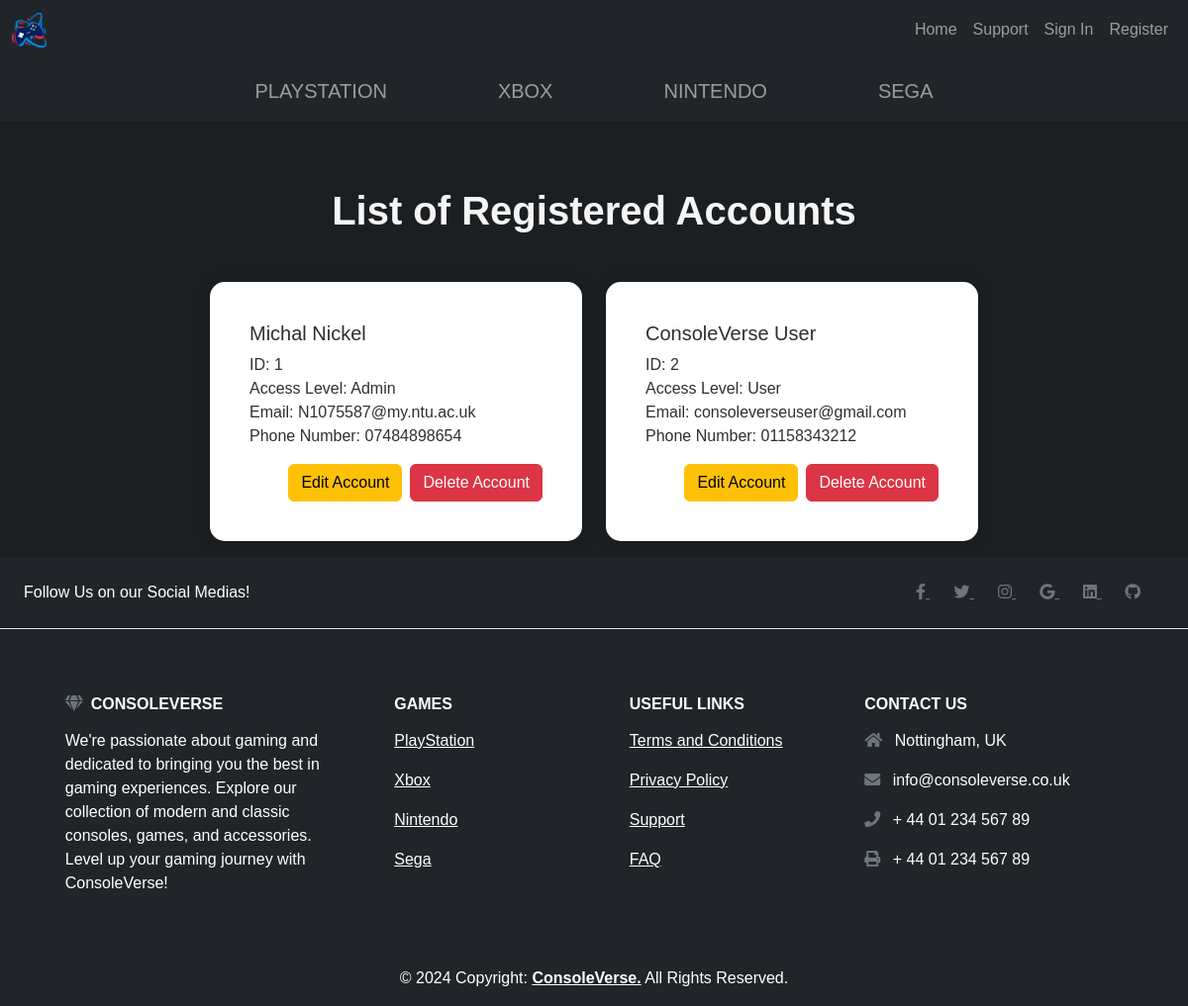
Page /AccountList.php on the committed database.
### tables this page shows
CREATE TABLE `accounts` (
  `acc_id` int(11) NOT NULL,
  `fullname` varchar(30) NOT NULL,
  `email` varchar(30) NOT NULL,
  `phone_number` varchar(30) NOT NULL,
  `password` varchar(30) NOT NULL,
  `level` varchar(10) NOT NULL DEFAULT 'User'
);

### AccountList.php (the view, shortened to what this page needs)
<!DOCTYPE HTML>
<html lang="en-uk">
<head>
    <link href="https://cdn.jsdelivr.net/npm/bootstrap@5.3.2/dist/css/bootstrap.min.css" rel="stylesheet">
    <link rel="stylesheet" href="https://cdnjs.cloudflare.com/ajax/libs/font-awesome/5.15.3/css/all.min.css">
    <link rel="stylesheet" type="text/css" href="ConsoleVerse.css" />
    <?php
        include "connection.php";
    ?>
</head>
<body>
    <nav class="navbar navbar-expand-lg navbar-dark bg-dark">
        <div class="container-fluid">
            <img class="navbar-brand" src="Logo/Logo.png" alt="Company Logo" width="3%" height="3%">
            <div class="collapse navbar-collapse" id="navbarSupportedContent">
                <ul class="navbar-nav ms-auto mb-2 mb-lg-0">
                    <li class="nav-item">
                        <a class="nav-link" href="index.php">Home</a>
                    </li>
                    <li class="nav-item">
                        <a class="nav-link" href="Support.php">Support</a>
                    </li>
                    <?php
                        if(!isset($_SESSION["fullname"])){
                            echo "<li class='nav-item'>";
                            echo "<a class='nav-link' href='SignIn.php'>Sign In</a>";
                            echo "</li>";
                        }
                        else {
                            echo "<li class='nav-item'>";
                            echo "<a class='nav-link' href='SignIn.php'>Account: " .$_SESSION["fullname"]."</a>";
                            echo "</li>";
                        }
                    ?>
                    <li class="nav-item">
                        <a class="nav-link" href="Register.php">Register</a>
                    </li>
                </ul>
            </div>
        </div>
    </nav>
    <nav class="navbar navbar-expand-lg navbar-dark bg-dark">
        <ul class="navbar-nav mx-auto mb-2 mb-lg-0">
            <li class="nav-item">
                <a class="nav-link mx-5 consolelinks" href="PlayStation.php">PLAYSTATION</a>
            </li>
            <li class="nav-item">
                <a class="nav-link mx-5 consolelinks" href="Xbox.php">XBOX</a>
            </li>
            <li class="nav-item">
                <a class="nav-link mx-5 consolelinks" href="Nintendo.php">NINTENDO</a>
            </li>
            <li class="nav-item">
                <a class="nav-link mx-5 consolelinks" href="Sega.php">SEGA</a>
            </li>
        </ul>
    </nav>
    <div class="container mt-3">
        <div class="row justify-content-between align-items-center">
             <h1 class="mb-0"><b>List of Registered Accounts </b></h1>
        </div>
    </div>
    <br><br>
    <?php
        $sql = "SELECT * FROM accounts";
        $result = mysqli_query($con, $sql);
        if (mysqli_num_rows($result) > 0) {
            echo "<div class='container-fluid'>";
            echo "<div class='row justify-content-center'>";
            while ($row = mysqli_fetch_assoc($result)) {
                echo "<div class='col-md-4'>";
                echo "<div class='card mb-3'>";
                echo "<div class='card-body'>";
                echo "<h5 class='card-title'>".$row["fullname"]."</h5>";
                echo "<p class='card-text'>ID: ".$row["acc_id"]."<br>"."Access Level: ".$row["level"]."<br>"."Email: ".$row["email"]."<br>"."Phone Number: ".$row["phone_number"]."</p>";
                echo "<div class='card-buttons d-flex justify-content-end'>";
                echo "<a href='ModifyAccountFORM.php?acc_id=".$row["acc_id"]."' class='btn btn-warning mx-2'>Edit Account</a>";
                echo "<a href='DeleteAccount_Script.php?acc_id=".$row["acc_id"]."' class='btn btn-danger'>Delete Account</a>";
                echo "</div>";
                echo "</div>";
                echo "</div>";
                echo "</div>";
            }
            echo "</div>";
            echo "</div>";
        }
        else {
            echo "No products found.";
        }
    ?>
</body>
<footer class="text-center text-lg-start bg-dark text-white">
    <section class="d-flex justify-content-center justify-content-lg-between p-4 border-bottom">
        <div class="me-5 d-none d-lg-block">
            <span>Follow Us on our Social Medias!</span>
        </div>
        <div>
            <a href="https://www.facebook.com" class="me-4 link-secondary" target="_blank">
                <i class="fab fa-facebook-f"></i>
            </a>
            <a href="https://twitter.com" class="me-4 link-secondary" target="_blank">
                <i class="fab fa-twitter"></i>
            </a>
            <a href="https://www.instagram.com" class="me-4 link-secondary" target="_blank">
                <i class="fab fa-instagram"></i>
            </a>
            <a href="https://plus.google.com" class="me-4 link-secondary" target="_blank">
                <i class="fab fa-google"></i>
            </a>
            <a href="https://www.linkedin.com" class="me-4 link-secondary" target="_blank">
                <i class="fab fa-linkedin"></i>
            </a>
            <a href="https://github.com" class="me-4 link-secondary" target="_blank">
                <i class="fab fa-github"></i>
            </a>
        </div>
    </section>
    <section class="p-3">
        <div class="container text-center text-md-start">
            <div class="row">
                <div class="col-md-3 col-lg-4 col-xl-3 mx-auto mb-4">
                    <h6 class="text-uppercase fw-bold mb-3">
                        <i class="fas fa-gem me-2 text-secondary"></i>ConsoleVerse
                    </h6>
                    <p>
                        We're passionate about gaming and dedicated to bringing you the best in gaming experiences.
                        Explore our collection of modern and classic consoles, games, and accessories.
                        Level up your gaming journey with ConsoleVerse!
                    </p>
                </div>
                <div class="col-md-2 col-lg-2 col-xl-2 mx-auto mb-4">
                    <h6 class="text-uppercase fw-bold mb-3">
                        Games
                    </h6>
                    <p>
                        <a href="https://www.playstation.com/en-gb/" class="text-reset">PlayStation</a>
                    </p>
                    <p>
                        <a href="https://www.xbox.com/en-GB/microsoft-store" class="text-reset">Xbox</a>
                    </p>
                    <p>
                        <a href="https://www.nintendo.co.uk/Nintendo-eShop/Nintendo-eShop-1806894.html" class="text-reset">Nintendo</a>
                    </p>
                    <p>
                        <a href="https://shop.sega.com" class="text-reset">Sega</a>
                    </p>
                </div>
                <div class="col-md-3 col-lg-2 col-xl-2 mx-auto mb-4">
                    <h6 class="text-uppercase fw-bold mb-3">
                        Useful links
                    </h6>
                    <p>
                        <a href="TermsandConditions.php" class="text-reset">Terms and Conditions</a>
                    </p>
                    <p>
                        <a href="PrivacyPolicy.php" class="text-reset">Privacy Policy</a>
                    </p>
                    <p>
                        <a href="Support.php" class="text-reset">Support</a>
                    </p>
                    <p>
                        <a href="FAQ.php" class="text-reset">FAQ</a>
                    </p>
                </div>
                <div class="col-md-4 col-lg-3 col-xl-3 mx-auto mb-md-0 mb-4">
                    <h6 class="text-uppercase fw-bold mb-3">Contact Us</h6>
                    <p><i class="fas fa-home me-2 text-secondary"></i> Nottingham, UK</p>
                    <p>
                        <i class="fas fa-envelope me-2 text-secondary"></i>
                        info@consoleverse.co.uk
                    </p>
                    <p><i class="fas fa-phone me-2 text-secondary"></i> + 44 01 234 567 89</p>
                    <p><i class="fas fa-print me-2 text-secondary"></i> + 44 01 234 567 89</p>
                </div>
            </div>
        </div>
    </section>
    <div class="text-center p-3" bg-dark>
        © 2024 Copyright:
        <a class="text-reset fw-bold" href="index.php"> ConsoleVerse.</a>
        All Rights Reserved.
    </div>
</footer>
</html>

### ConsoleVerse.css (style rules this page uses)
body { background-color: #1C1F22; font-family: 'Gill Sans', 'Gill Sans MT', Calibri, 'Trebuchet MS', sans-serif; color: whitesmoke; margin: 0; padding: 0; }
.navbar { margin-top: 0; }
.consolelinks { font-size: 20px; }
h1 { text-align:center; }
.container { padding-top: 50px; }
.card { border: none; border-radius: 15px; box-shadow: 0 0 20px rgba(0, 0, 0, 0.1); background-color: white; color: #2C3033; }
.card-body { padding: 40px; }

### rows in the picture
accounts: fullname "Michal Nickel", acc_id "1", level "Admin", email "N1075587@my.ntu.ac.uk", phone_number "07484898654"
accounts: fullname "ConsoleVerse User", acc_id "2", level "User", email "consoleverseuser@gmail.com", phone_number "01158343212"
